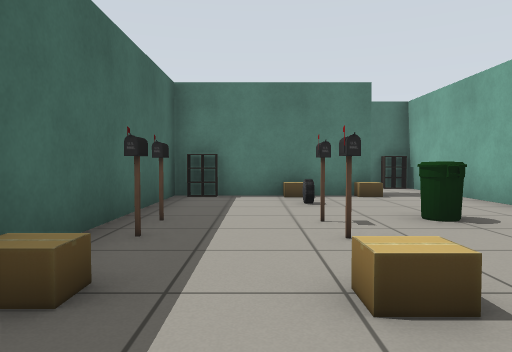
view 1 (above)

18 first-person views from a walk through a robot-simulator world made for Gazebo. The camera is 0.72 m above the floor, tilts 2° down and sees 70° across. The lines on the ground mark 1 m squares. The floor is counted in squares, 1 m on a side. Each view is taken from the middle of a square. On the plan, view 1 faces up. The plan holds only what a view shows up to about 11 squares ahead; the rest is blank. Simple shapes stand in for some stock models.

view 2
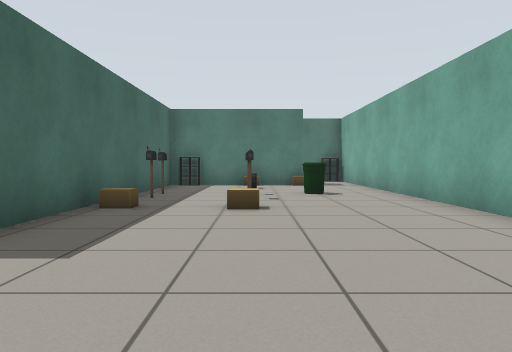

view 3
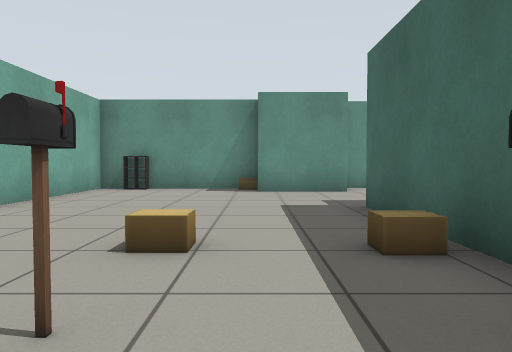

view 4
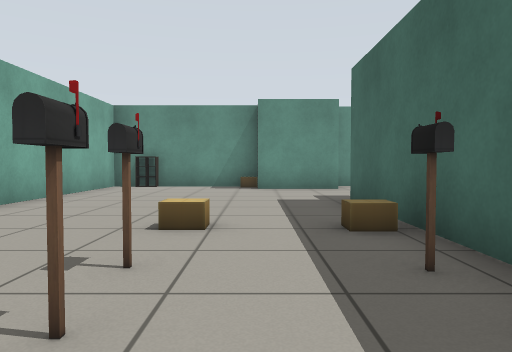

view 5
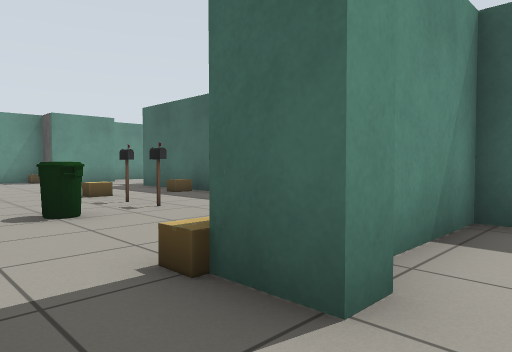

view 6
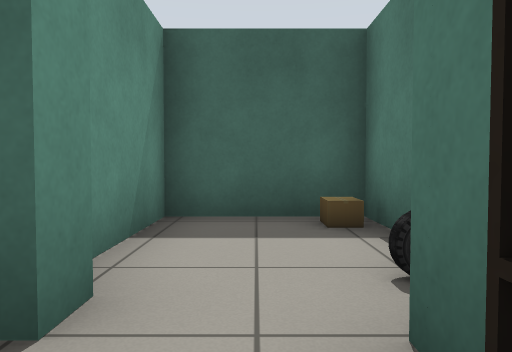

view 7
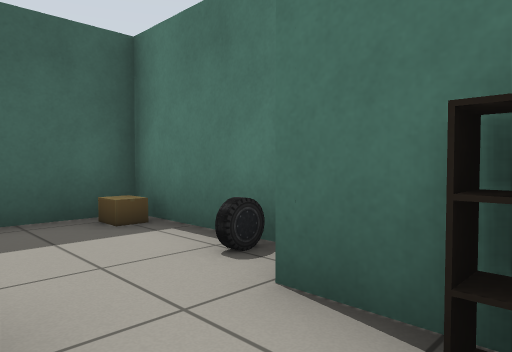

view 8
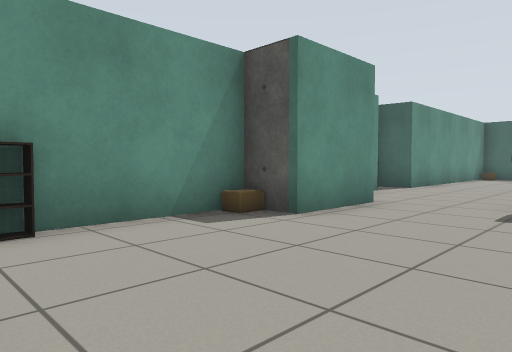

view 9
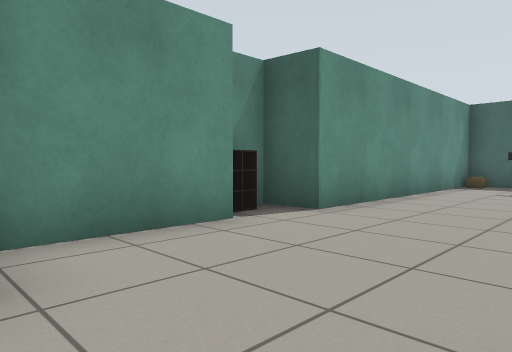

view 10
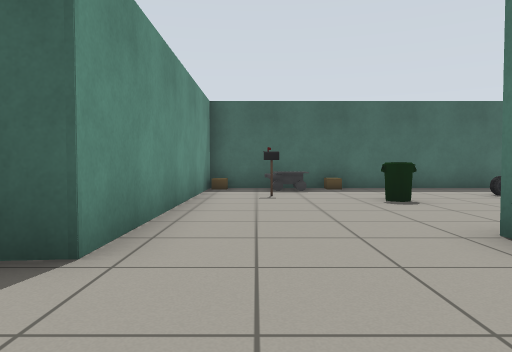

view 11
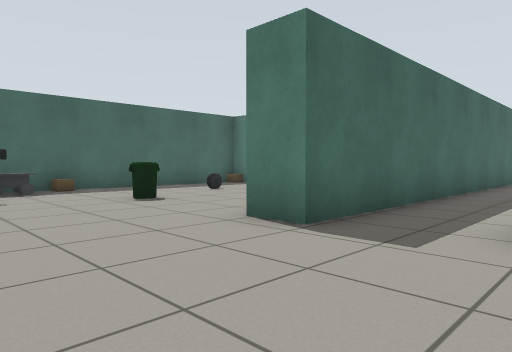

view 12
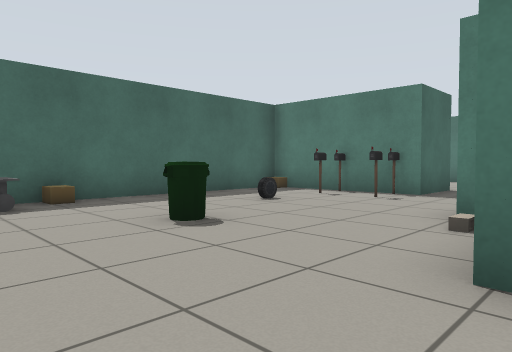

view 13
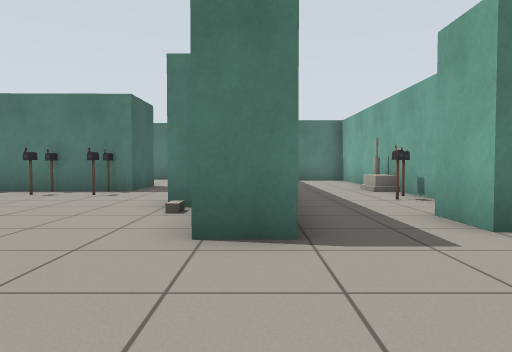

view 14
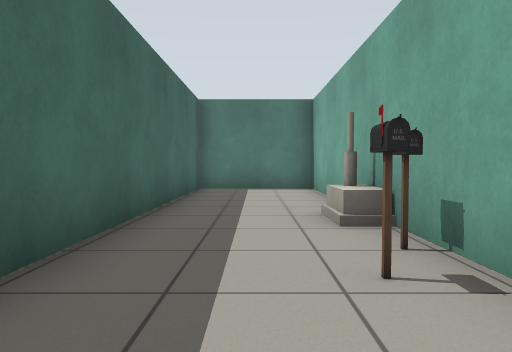

view 15
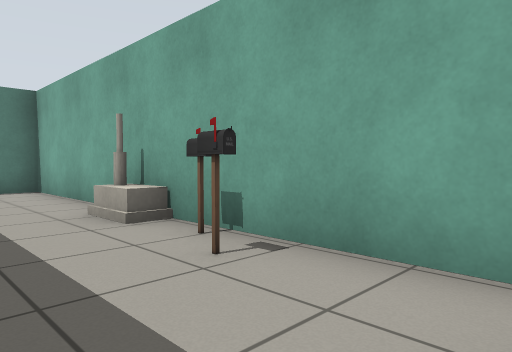

view 16
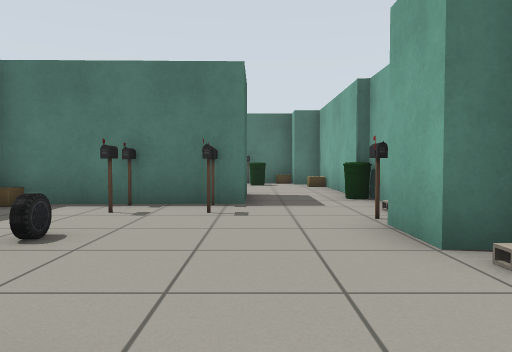

view 17
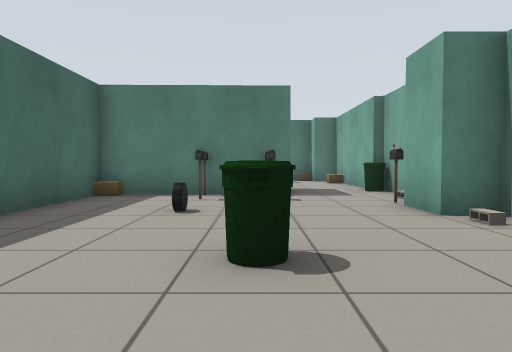

view 18
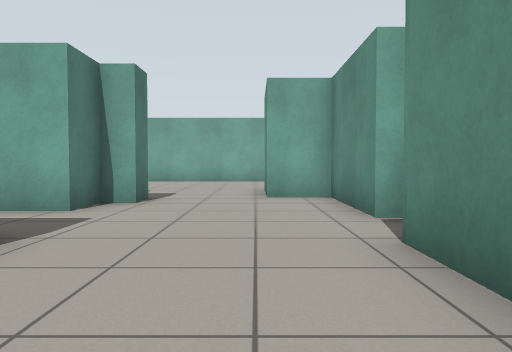

### Floor plan
Points are (right, up) in squares from view 1. A wall is a line through its corners. A room is listed if a view was taken in it or the views show most of it. See-through windows are left out.
Room 1 (views 1, 2, 3, 4, 7, 8)
walls: (0.5, 8.1) (-1.8, 8.1) (-1.8, -1); (2.5, 9.1) (2.5, 8.5); (0.6, -5.3) (4.4, -5.3) (4.4, 9.6); (-2.3, -4.2) (0, -4.2)
low walls: (-0.8, 7.7) (-1.5, 7.7); (3, -5) (3.6, -5)
ways out: opening at (3.5, 9) to room 2; opening at (-2, -2.5) to room 3
objects: cardboard box (-1, 2); postbox (-1, 4); postbox (-1, 5); cardboard box (0, -5); cardboard box (1, 2); postbox (1, 3); postbox (1, 4); car (1, 7); cardboard box (1, 8); bin (2, 5); cardboard box (2, 8)
Room 2 (views 5, 6)
walls: (2, 9.1) (2.5, 9.1); (1.9, 11.5) (-0.9, 11.5) (-0.9, 8.8) (1.4, 8.8); (4.4, 9.6) (4.4, 10.6) (2.5, 10.6)
low walls: (4.2, 10.3) (3.5, 10.3)
ways out: opening at (3.5, 9) to room 1
objects: cardboard box (0, 11); car (2, 11)
Room 3 (views 9, 10, 11, 12, 13, 14, 15, 16, 17, 18)
walls: (-7.5, 1) (-8.5, 1) (-8.5, 2.4); (-7.6, 4.3) (-7.6, 5.8); (-3.4, 0.4) (-3.4, 10.3) (-6.6, 10.3) (-6.6, -1.6) (-7.6, -1.6); (-2.6, -1.8) (-3.4, -1.8) (-3.4, -1.2) (-4.5, -1.2) (-4.5, 0.1); (-5.2, -5.6) (-2.3, -5.6) (-2.3, -4.2); (-10.2, 6.5) (-10.2, 4.5) (-14.6, 4.4) (-14.6, -5.3) (-6.7, -5.3) (-6.6, -6.4) (-5.9, -6.4)
low walls: (-6.1, -6) (-5.5, -6)
ways out: opening at (-2, -2.5) to room 1; opening at (-9, 6)
objects: cardboard box (-14, -5); other object (-14, -4) to (-14, -3); cardboard box (-14, -2); cardboard box (-14, 4); postbox (-12, -4); car (-12, 1); postbox (-12, 3); postbox (-12, 4); bin (-11, -1); postbox (-11, 3); postbox (-11, 4); other object (-9, 3); cinder block (-8, 0); postbox (-8, 3); bin (-8, 5); postbox (-4, 2); postbox (-4, 3); house (-4, 4) to (-4, 5)

Where each view was taken, in squares from view 1:
view 1: 0 up, 0 right, facing up
view 2: 4 down, 1 right, facing up
view 3: 5 up, 0 right, facing down
view 4: 6 up, 0 right, facing down
view 5: 10 up, 4 right, facing down-left
view 6: 10 up, 4 right, facing left
view 7: 9 up, 4 right, facing up-left
view 8: 1 down, 4 right, facing down-left
view 9: 2 down, 2 left, facing down-left
view 10: 4 down, 4 left, facing left
view 11: 5 down, 4 left, facing up-left
view 12: 4 down, 7 left, facing up-left
view 13: 5 down, 7 left, facing up
view 14: 0 up, 5 left, facing up
view 15: 0 up, 6 left, facing up-right
view 16: 2 down, 10 left, facing up
view 17: 4 down, 11 left, facing up
view 18: 4 down, 10 left, facing right
